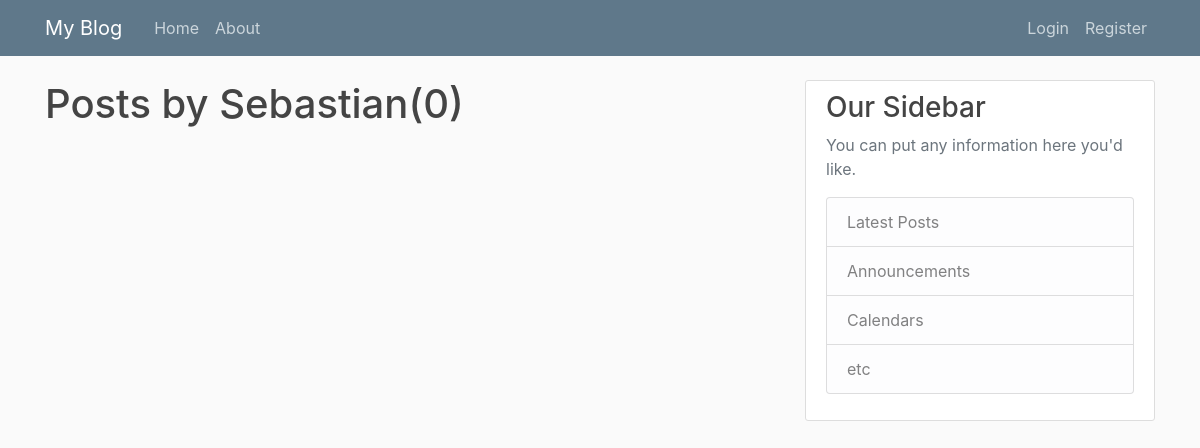
Before: /home/Sebastian with the older database file.
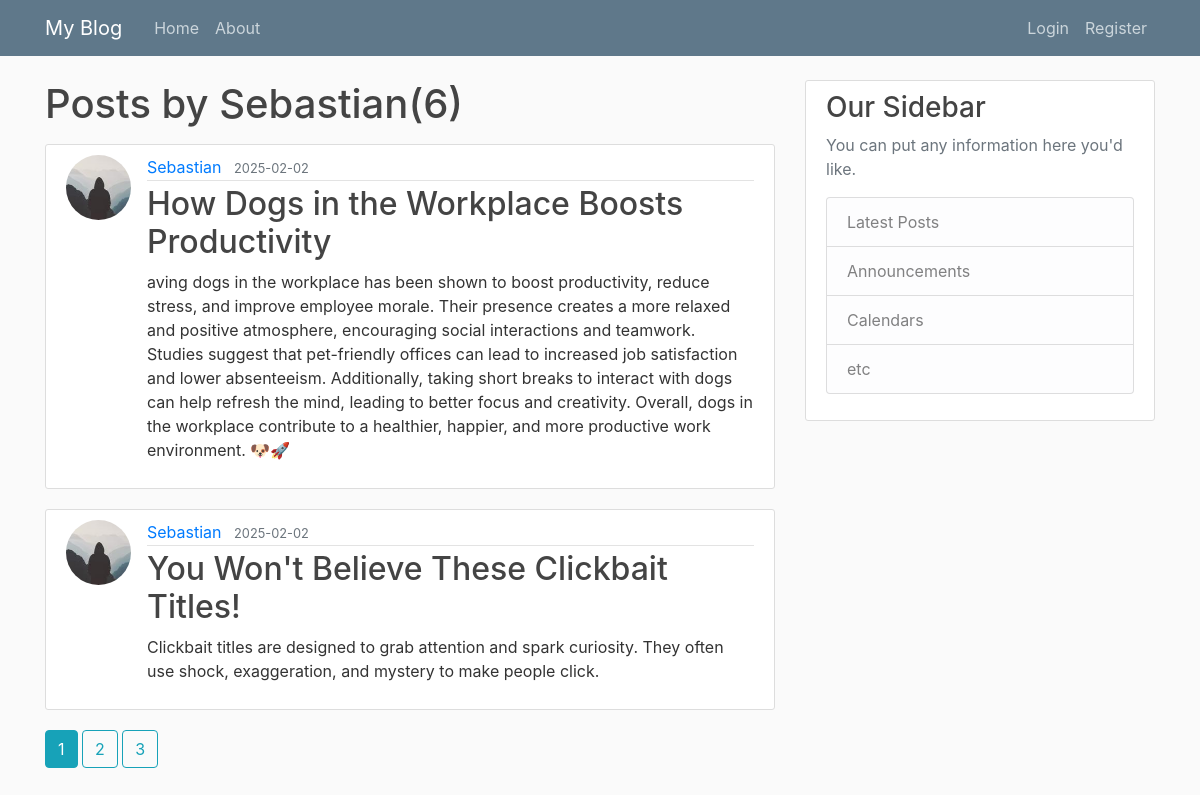
After: the same page with the newer database file.
### flaskblog/models.py (models this page shows, shortened)
class User(db.Model, UserMixin):
    id = db.Column(db.Integer, primary_key=True)
    username = db.Column(db.String(20),unique=True,nullable=False)
    email = db.Column(db.String(120),unique=True,nullable=False)
    image_file = db.Column(db.String(20),nullable=False,default='default.jpg')
    password = db.Column(db.String(60),nullable=False)
    posts=db.relationship('Post',backref='author',lazy=True)

class Post(db.Model):
    id = db.Column(db.Integer, primary_key=True)
    title=db.Column(db.String(100),nullable=False)
    date_posted=db.Column(db.DateTime,nullable=False,default=datetime.utcnow)
    content=db.Column(db.Text,nullable=False)
    user_id=db.Column(db.Integer,db.ForeignKey("user.id"),nullable=False)

### flaskblog/routes.py (the view)
@app.route("/home/<string:username>")
def user_posts(username):
    page=request.args.get('page',1,type=int)
    user=User.query.filter_by(username=username).first_or_404()
    posts=Post.query.filter_by(author=user)\
        .order_by(Post.date_posted.desc())\
        .paginate(page=page,per_page=2)
    return render_template ("user_posts.html",posts=posts,user=user)

### flaskblog/templates/user_posts.html
{%extends 'layout.html'%} {%block content%}
<h1 class="mb-3">Posts by {{user.username}}({{posts.total}})</h1>
{%for post in posts.items%}
<article class="media content-section">
  <img
    class="rounded-circle article-img"
    src="{{url_for('static',filename='profile_pics/'+post.author.image_file)}}"
  />
  <div class="media-body">
    <div class="article-metadata">
      <a
        class="mr-2"
        href="{{url_for('user_posts',username=post.author.username)}}"
        >{{ post.author.username }}</a
      >
      <small class="text-muted"
        >{{ post.date_posted.strftime('%Y-%m-%d') }}</small
      >
    </div>
    <h2>
      <a class="article-title" href="{{url_for('post',post_id=post.id)}}"
        >{{ post.title }}</a
      >
    </h2>
    <p class="article-content">{{ post.content }}</p>
  </div>
</article>
{%endfor%} {%for page_num in
posts.iter_pages(left_edge=1,right_edge=1,left_current=1,right_current=2)%} {%if
page_num%} {%if posts.page==page_num%}
<a
  class="btn btn-info mb-4"
  href="{{url_for('user_posts',username=user.username,page=page_num)}}"
  >{{page_num}}</a
>
{%else%}
<a
  class="btn btn-outline-info mb-4"
  href="{{url_for('user_posts',username=user.username,page=page_num)}}"
  >{{page_num}}</a
>
{%endif%} {%else%} ... {%endif%} {%endfor%} {%endblock content%}

### flaskblog/templates/layout.html (shortened to what this page needs)
<!DOCTYPE html>
<html lang="en">
  <head>
    <link
      rel="stylesheet"
      href="https://cdn.jsdelivr.net/npm/bootstrap@4.4.1/dist/css/bootstrap.min.css"
    />
    <link
      rel="stylesheet" type="text/css" href="{{url_for('static',filename='main.css')}}">
  </head>
  <body>
    <header class="site-header">
      <nav class="navbar navbar-expand-md navbar-dark bg-steel fixed-top">
        <div class="container">
          <a class="navbar-brand mr-4" href="/">My Blog</a>
          <div class="collapse navbar-collapse" id="navbarToggle">
            <div class="navbar-nav mr-auto">
              <a class="nav-item nav-link" href="{{url_for('home')}}">Home</a>
              <a class="nav-item nav-link" href="{{url_for('about')}}">About</a>
            </div>
            <div class="navbar-nav">
              {%if current_user.is_authenticated %}
                <a class="nav-item nav-link" href="{{url_for('new_post')}}">New Post</a>
                <a class="nav-item nav-link" href="{{url_for('account')}}">Account</a>
                <a class="nav-item nav-link" href="{{url_for('logout')}}">Logout</a>
              {%else%}
                <a class="nav-item nav-link" href="{{url_for('login')}}">Login</a>
                <a class="nav-item nav-link" href="{{url_for('register')}}">Register</a>
              {%endif%}
            </div>
          </div>
        </div>
      </nav>
    </header>
    <main role="main" class="container">
        <div class="row">
          <div class="col-md-8">
            {% block content %}{% endblock %}
          </div>
          <div class="col-md-4">
            <div class="content-section">
              <h3>Our Sidebar</h3>
              <p class='text-muted'>You can put any information here you'd like.
                <ul class="list-group">
                  <li class="list-group-item list-group-item-light">Latest Posts</li>
                  <li class="list-group-item list-group-item-light">Announcements</li>
                  <li class="list-group-item list-group-item-light">Calendars</li>
                  <li class="list-group-item list-group-item-light">etc</li>
                </ul>
              </p>
            </div>
          </div>
        </div>
      </main>
  </body>
</html>

### flaskblog/static/main.css (style rules this page uses)
body { background: #fafafa; color: #333333; margin-top: 5rem; }
h1, h2, h3, h4, h5, h6 { color: #444444; }
.bg-steel { background-color: #5f788a; }
.site-header .navbar-nav .nav-link { color: #cbd5db; }
.content-section { background: #ffffff; padding: 10px 20px; border: 1px solid #dddddd; border-radius: 3px; margin-bottom: 20px; }
.article-title { color: #444444; }
.article-content { white-space: pre-line; }
.article-img { height: 65px; width: 65px; margin-right: 16px; }
.article-metadata { padding-bottom: 1px; margin-bottom: 4px; border-bottom: 1px solid #e3e3e3; }

Changed rows visible on the page:
added Post: image_file (picture), author.username "Sebastian", date_posted "2025-02-02", title "How Dogs in the Workplace Boosts Productivity", content "aving dogs in the workplace has been shown to boost productivity, reduce stress, and improve employee morale. Their presence creates a more relaxed and positive atmosphere, encouraging social interactions and teamwork. Studies suggest that pet-friendly offices can lead to increased job satisfaction and lower absenteeism. Additionally, taking short breaks to interact with dogs can help refresh the mind, leading to better focus and creativity. Overall, dogs in the workplace contribute to a healthier, happier, and more productive work environment. 🐶🚀"
added Post: image_file (picture), author.username "Sebastian", date_posted "2025-02-02", title "You Won't Believe These Clickbait Titles!", content "Clickbait titles are designed to grab attention and spark curiosity. They often use shock, exaggeration, and mystery to make people click."
Other visible differences:
{{ posts.total }}: "0" → "6"
new list line: "1"
new list line: "2"
new list line: "3"
